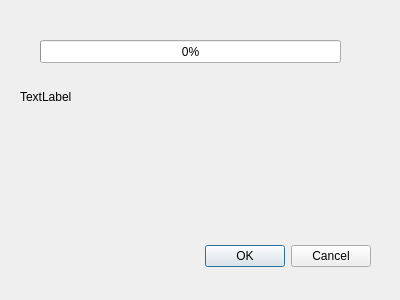
<?xml version="1.0" encoding="UTF-8"?>
<ui version="4.0">
 <class>JDialogStartGame</class>
 <widget class="QDialog" name="JDialogStartGame">
  <property name="geometry">
   <rect>
    <x>0</x>
    <y>0</y>
    <width>400</width>
    <height>300</height>
   </rect>
  </property>
  <property name="windowTitle">
   <string>Dialog</string>
  </property>
  <widget class="QDialogButtonBox" name="buttonBox">
   <property name="geometry">
    <rect>
     <x>30</x>
     <y>240</y>
     <width>341</width>
     <height>32</height>
    </rect>
   </property>
   <property name="orientation">
    <enum>Qt::Horizontal</enum>
   </property>
   <property name="standardButtons">
    <set>QDialogButtonBox::Cancel|QDialogButtonBox::Ok</set>
   </property>
  </widget>
  <widget class="QLabel" name="label">
   <property name="geometry">
    <rect>
     <x>20</x>
     <y>90</y>
     <width>350</width>
     <height>131</height>
    </rect>
   </property>
   <property name="maximumSize">
    <size>
     <width>16777215</width>
     <height>16777215</height>
    </size>
   </property>
   <property name="text">
    <string>TextLabel</string>
   </property>
   <property name="alignment">
    <set>Qt::AlignLeading|Qt::AlignLeft|Qt::AlignTop</set>
   </property>
   <property name="wordWrap">
    <bool>true</bool>
   </property>
  </widget>
  <widget class="QProgressBar" name="progressBar">
   <property name="geometry">
    <rect>
     <x>40</x>
     <y>40</y>
     <width>301</width>
     <height>23</height>
    </rect>
   </property>
   <property name="maximum">
    <number>100</number>
   </property>
   <property name="value">
    <number>0</number>
   </property>
  </widget>
 </widget>
 <resources/>
 <connections>
  <connection>
   <sender>buttonBox</sender>
   <signal>accepted()</signal>
   <receiver>JDialogStartGame</receiver>
   <slot>accept()</slot>
   <hints>
    <hint type="sourcelabel">
     <x>248</x>
     <y>254</y>
    </hint>
    <hint type="destinationlabel">
     <x>157</x>
     <y>274</y>
    </hint>
   </hints>
  </connection>
  <connection>
   <sender>buttonBox</sender>
   <signal>rejected()</signal>
   <receiver>JDialogStartGame</receiver>
   <slot>reject()</slot>
   <hints>
    <hint type="sourcelabel">
     <x>316</x>
     <y>260</y>
    </hint>
    <hint type="destinationlabel">
     <x>286</x>
     <y>274</y>
    </hint>
   </hints>
  </connection>
 </connections>
</ui>
